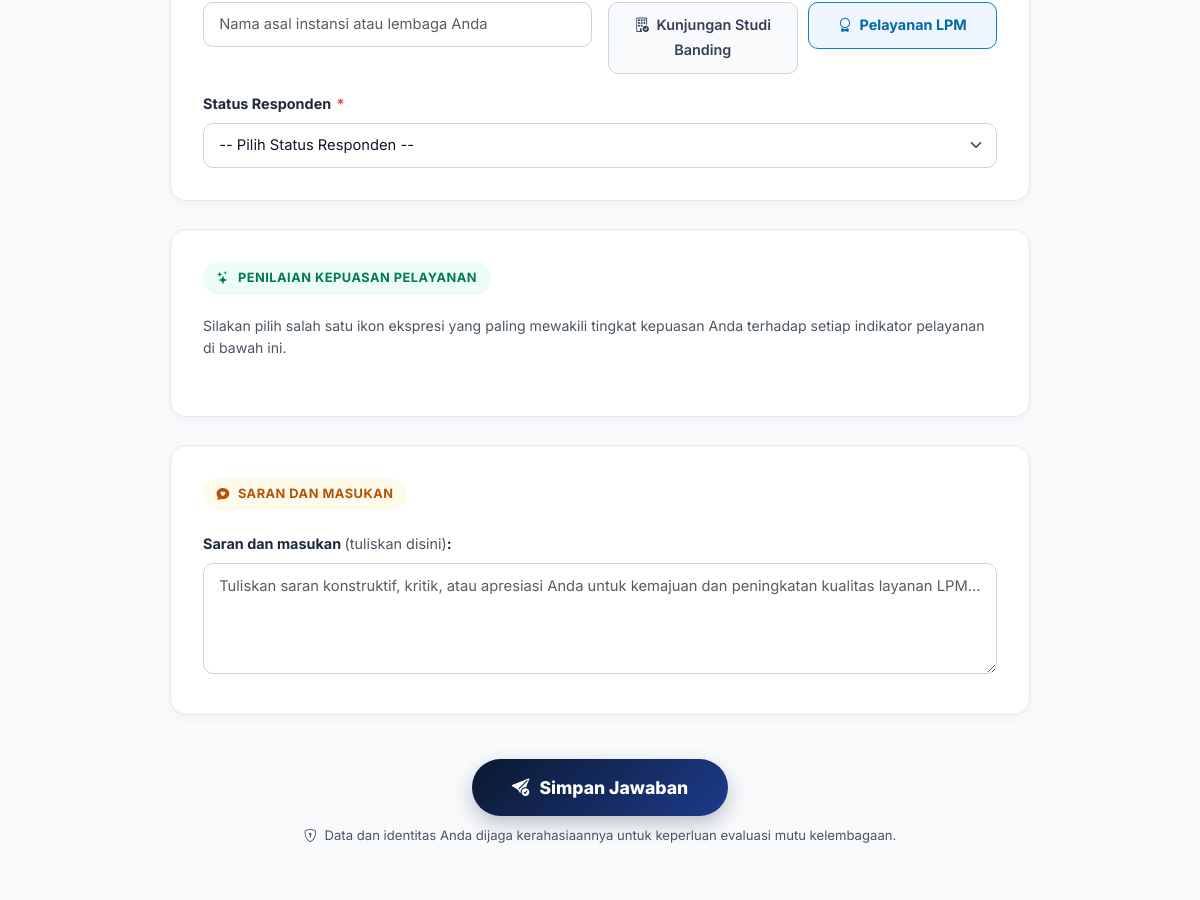
/survei-kepuasan.php (middle part), run on an earlier commit of the app's database.
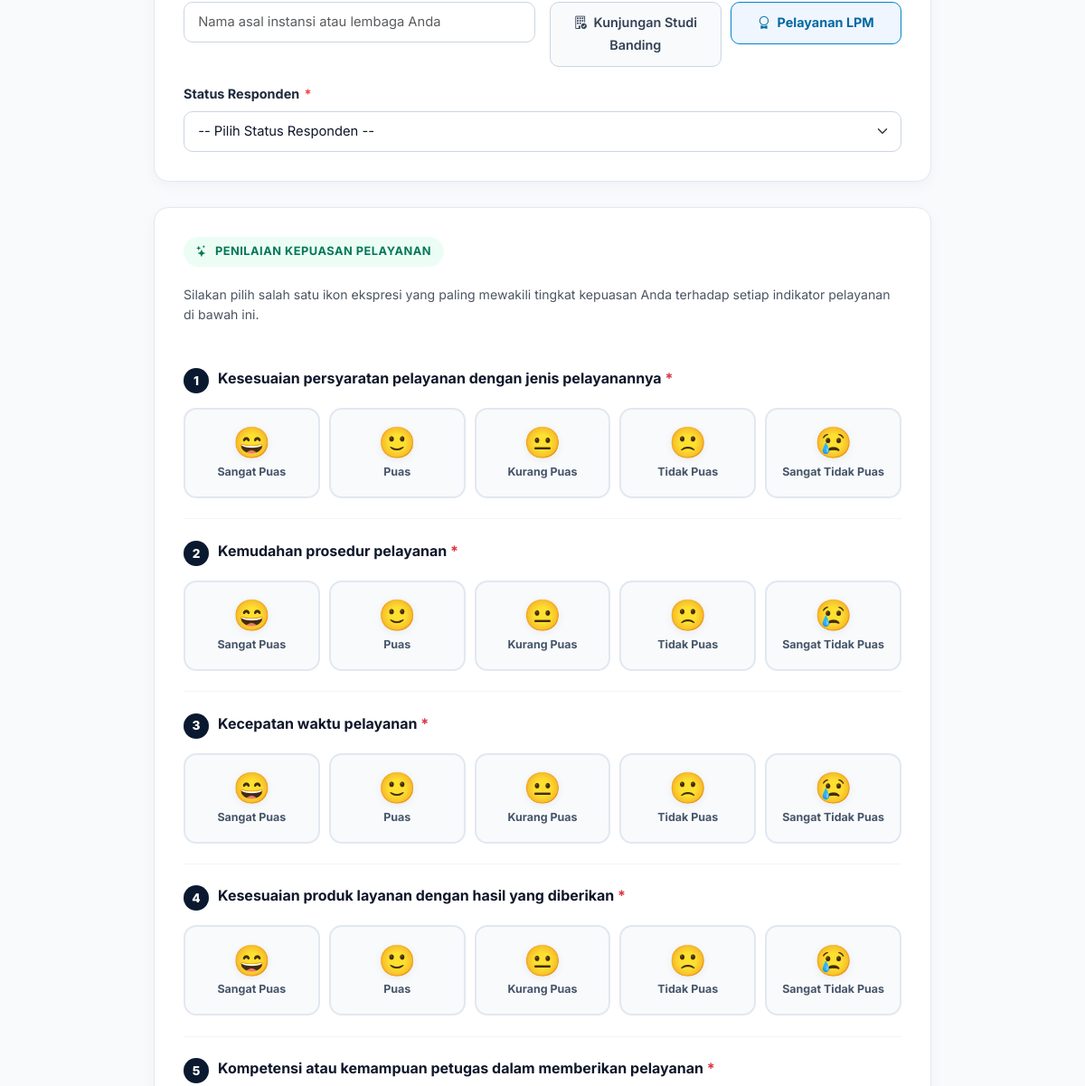
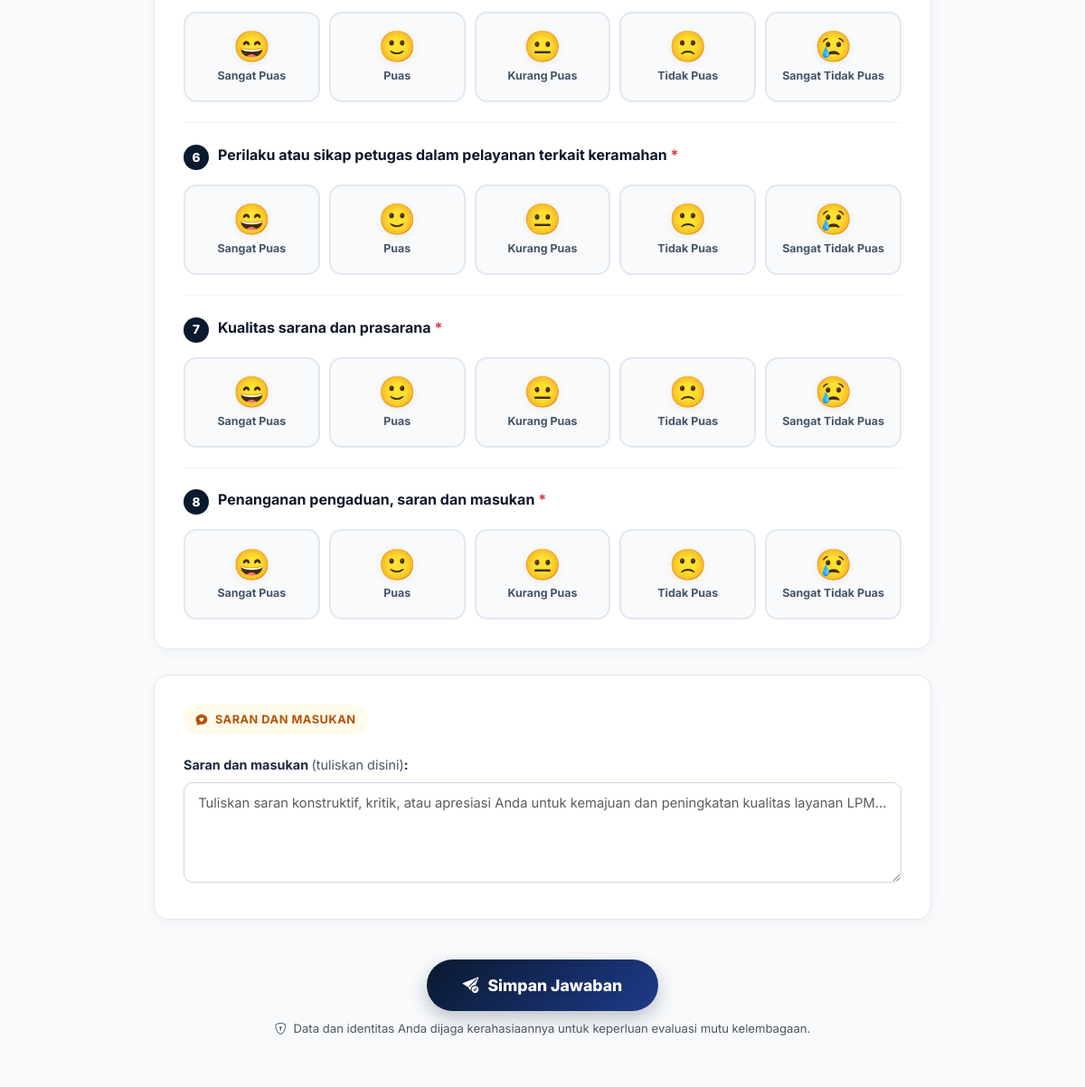
And on a later commit of the database (2 pictures, top to bottom).
### tables this page shows
CREATE TABLE `kunjungan_kuesioner_pertanyaan` (
  `id` int(11) NOT NULL AUTO_INCREMENT,
  `tipe` enum('skala','teks') NOT NULL DEFAULT 'skala',
  `kategori` varchar(100) NOT NULL DEFAULT 'Umum',
  `pertanyaan` text NOT NULL,
  `keterangan` text DEFAULT NULL,
  `urutan` int(11) NOT NULL DEFAULT 0,
  `is_aktif` tinyint(1) NOT NULL DEFAULT 1,
  `created_at` timestamp NULL DEFAULT current_timestamp(),
  PRIMARY KEY (`id`)
);

### config/database.php (called while the page is built, shortened)
<?php
function e(string $str): string {
    return htmlspecialchars($str, ENT_QUOTES, 'UTF-8');
}

### survei-kepuasan.php (the view, shortened to what the changed rows need)
<?php
require_once __DIR__ . '/config/database.php';
$db = getDB();
$submitted     = isset($_GET['submitted']) && $_GET['submitted'] === '1';
$questions = $db->query("SELECT * FROM kunjungan_kuesioner_pertanyaan WHERE is_aktif = 1 ORDER BY urutan ASC, id ASC")->fetchAll();
require_once __DIR__ . '/includes/header.php';
?>
<div class="py-5" style="background:var(--survei-bg);min-height:80vh;">
    <div class="container">
        <div class="survei-container">
            <?php if ($submitted): ?>
            <div class="survei-card text-center py-5 px-4" style="border-top:6px solid #10B981;">
                <div style="width:84px;height:84px;background:#ECFDF5;border:2px solid #A7F3D0;border-radius:50%;margin:0 auto 1.5rem;display:flex;align-items:center;justify-content:center;color:#059669;font-size:2.8rem;">
                    <i class="bi bi-check2-circle"></i>
                </div>
                <h2 style="font-family:var(--font-heading);font-weight:800;color:var(--navy);font-size:1.85rem;margin-bottom:0.75rem;">
                    Terima Kasih Atas Partisipasi Anda!
                </h2>
                <p style="max-width:580px;margin:0 auto 2rem;color:var(--text-muted);font-size:1.02rem;line-height:1.7;">
                    Jawaban dan evaluasi survei kepuasan Anda telah berhasil disimpan dalam sistem Lembaga Penjaminan Mutu (LPM) Universitas Katolik Soegijapranata. Penilaian serta saran konstruktif yang Anda berikan sangat berarti bagi peningkatan mutu berkelanjutan layanan kami.
                </p>
                <div class="d-flex justify-content-center gap-3 flex-wrap">
                    <a href="<?= SITE_URL ?>/" class="btn btn-outline-secondary px-4 py-2 rounded-pill fw-bold">
                        <i class="bi bi-house me-1"></i> Kembali ke Beranda
                    </a>
                    <a href="<?= SITE_URL ?>/survei-kepuasan.php" class="btn btn-primary px-4 py-2 rounded-pill fw-bold" style="background:var(--purple);border-color:var(--purple);box-shadow:0 4px 12px rgba(106,27,154,0.25);">
                        <i class="bi bi-arrow-repeat me-1"></i> Isi Survei Baru
                    </a>
                </div>
            </div>
            <?php else: ?>
            <form method="POST" action="<?= SITE_URL ?>/survei-kepuasan.php" id="surveiForm">
                <div class="survei-card">
                    <div class="pertanyaan-list">
                        <?php
                        $likert_items = [
                            5 => ['text' => 'Sangat Puas', 'emoji' => '😄', 'class' => 'skala-5'],
                            4 => ['text' => 'Puas', 'emoji' => '🙂', 'class' => 'skala-4'],
                            3 => ['text' => 'Kurang Puas', 'emoji' => '😐', 'class' => 'skala-3'],
                            2 => ['text' => 'Tidak Puas', 'emoji' => '🙁', 'class' => 'skala-2'],
                            1 => ['text' => 'Sangat Tidak Puas', 'emoji' => '😢', 'class' => 'skala-1']
                        ];
                        foreach ($questions as $idx => $q):
                            $qid = $q['id'];
                        ?>
                        <div class="pertanyaan-item" id="item_pertanyaan_<?= $qid ?>">
                            <div class="pertanyaan-title">
                                <span class="pertanyaan-num"><?= $q['urutan'] ?: ($idx + 1) ?></span>
                                <div>
                                    <?= e($q['pertanyaan']) ?>
                                    <span class="text-danger">*</span>
                                </div>
                            </div>
                            <div class="likert-scale-grid">
                                <?php foreach ($likert_items as $score => $meta): ?>
                                <label class="likert-option-label" title="<?= $meta['text'] ?>">
                                    <div class="likert-btn-box <?= $meta['class'] ?>">
                                        <div class="likert-emoji"><?= $meta['emoji'] ?></div>
                                        <div class="likert-text"><?= $meta['text'] ?></div>
                                    </div>
                                </label>
                                <?php endforeach; ?>
                            </div>
                        </div>
                        <?php endforeach; ?>
                    </div>
                </div>
            </form>
            <?php endif; ?>
        </div>
    </div>
</div>
<?php require_once __DIR__ . '/includes/footer.php'; ?>

What changed in the data, as far as the page shows it:
added kunjungan_kuesioner_pertanyaan: $q['urutan'] ?: ($idx + 1) "1", pertanyaan "Kesesuaian persyaratan pelayanan dengan jenis pelayanannya", emoji "😄", text "Sangat Puas", emoji "🙂", text "Puas", emoji "😐", text "Kurang Puas", emoji "🙁", text "Tidak Puas", emoji "😢", text "Sangat Tidak Puas"
added kunjungan_kuesioner_pertanyaan: $q['urutan'] ?: ($idx + 1) "2", pertanyaan "Kemudahan prosedur pelayanan", emoji "😄", text "Sangat Puas", emoji "🙂", text "Puas", emoji "😐", text "Kurang Puas", emoji "🙁", text "Tidak Puas", emoji "😢", text "Sangat Tidak Puas"
added kunjungan_kuesioner_pertanyaan: $q['urutan'] ?: ($idx + 1) "3", pertanyaan "Kecepatan waktu pelayanan", emoji "😄", text "Sangat Puas", emoji "🙂", text "Puas", emoji "😐", text "Kurang Puas", emoji "🙁", text "Tidak Puas", emoji "😢", text "Sangat Tidak Puas"
added kunjungan_kuesioner_pertanyaan: $q['urutan'] ?: ($idx + 1) "4", pertanyaan "Kesesuaian produk layanan dengan hasil yang diberikan", emoji "😄", text "Sangat Puas", emoji "🙂", text "Puas", emoji "😐", text "Kurang Puas", emoji "🙁", text "Tidak Puas", emoji "😢", text "Sangat Tidak Puas"
added kunjungan_kuesioner_pertanyaan: $q['urutan'] ?: ($idx + 1) "5", pertanyaan "Kompetensi atau kemampuan petugas dalam memberikan pelayanan", emoji "😄", text "Sangat Puas", emoji "🙂", text "Puas", emoji "😐", text "Kurang Puas", emoji "🙁", text "Tidak Puas", emoji "😢", text "Sangat Tidak Puas"
added kunjungan_kuesioner_pertanyaan: $q['urutan'] ?: ($idx + 1) "6", pertanyaan "Perilaku atau sikap petugas dalam pelayanan terkait keramahan", emoji "😄", text "Sangat Puas", emoji "🙂", text "Puas", emoji "😐", text "Kurang Puas", emoji "🙁", text "Tidak Puas", emoji "😢", text "Sangat Tidak Puas"
added kunjungan_kuesioner_pertanyaan: $q['urutan'] ?: ($idx + 1) "7", pertanyaan "Kualitas sarana dan prasarana", emoji "😄", text "Sangat Puas", emoji "🙂", text "Puas", emoji "😐", text "Kurang Puas", emoji "🙁", text "Tidak Puas", emoji "😢", text "Sangat Tidak Puas"
added kunjungan_kuesioner_pertanyaan: $q['urutan'] ?: ($idx + 1) "8", pertanyaan "Penanganan pengaduan, saran dan masukan", emoji "😄", text "Sangat Puas", emoji "🙂", text "Puas", emoji "😐", text "Kurang Puas", emoji "🙁", text "Tidak Puas", emoji "😢", text "Sangat Tidak Puas"
